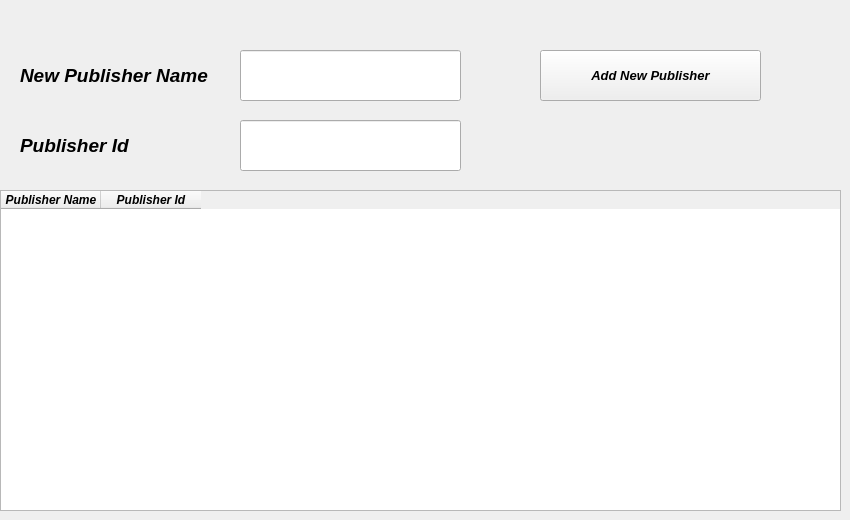
      <widget class="QWidget" name="tab_9">
       <attribute name="title">
        <string>Publisher</string>
       </attribute>
       <widget class="QLineEdit" name="lineEdit_21">
        <property name="geometry">
         <rect>
          <x>240</x>
          <y>50</y>
          <width>221</width>
          <height>51</height>
         </rect>
        </property>
       </widget>
       <widget class="QTableWidget" name="tableWidget_4">
        <property name="geometry">
         <rect>
          <x>0</x>
          <y>190</y>
          <width>841</width>
          <height>321</height>
         </rect>
        </property>
        <property name="font">
         <font>
          <pointsize>9</pointsize>
          <weight>75</weight>
          <italic>true</italic>
          <bold>true</bold>
         </font>
        </property>
        <column>
         <property name="text">
          <string>Publisher Name</string>
         </property>
        </column>
        <column>
         <property name="text">
          <string>Publisher Id</string>
         </property>
        </column>
       </widget>
       <widget class="QPushButton" name="pushButton_16">
        <property name="geometry">
         <rect>
          <x>540</x>
          <y>50</y>
          <width>221</width>
          <height>51</height>
         </rect>
        </property>
        <property name="font">
         <font>
          <family>Segoe UI</family>
          <pointsize>10</pointsize>
          <weight>75</weight>
          <italic>true</italic>
          <bold>true</bold>
         </font>
        </property>
        <property name="text">
         <string>Add New Publisher</string>
        </property>
       </widget>
       <widget class="QLabel" name="label_28">
        <property name="geometry">
         <rect>
          <x>20</x>
          <y>50</y>
          <width>201</width>
          <height>51</height>
         </rect>
        </property>
        <property name="font">
         <font>
          <family>Segoe UI</family>
          <pointsize>14</pointsize>
          <weight>75</weight>
          <italic>true</italic>
          <bold>true</bold>
         </font>
        </property>
        <property name="text">
         <string>New Publisher Name</string>
        </property>
       </widget>
       <widget class="QLineEdit" name="lineEdit_33">
        <property name="geometry">
         <rect>
          <x>240</x>
          <y>120</y>
          <width>221</width>
          <height>51</height>
         </rect>
        </property>
       </widget>
       <widget class="QLabel" name="label_40">
        <property name="geometry">
         <rect>
          <x>20</x>
          <y>120</y>
          <width>141</width>
          <height>51</height>
         </rect>
        </property>
        <property name="font">
         <font>
          <family>Segoe UI</family>
          <pointsize>14</pointsize>
          <weight>75</weight>
          <italic>true</italic>
          <bold>true</bold>
         </font>
        </property>
        <property name="text">
         <string>Publisher Id</string>
        </property>
       </widget>
      </widget>
